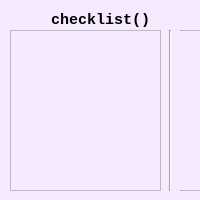
<?xml version="1.0" encoding="UTF-8"?>
<ui version="4.0">
 <class>Form</class>
 <widget class="QWidget" name="Form">
  <property name="geometry">
   <rect>
    <x>0</x>
    <y>0</y>
    <width>200</width>
    <height>200</height>
   </rect>
  </property>
  <property name="sizePolicy">
   <sizepolicy hsizetype="Preferred" vsizetype="Preferred">
    <horstretch>0</horstretch>
    <verstretch>0</verstretch>
   </sizepolicy>
  </property>
  <property name="minimumSize">
   <size>
    <width>0</width>
    <height>0</height>
   </size>
  </property>
  <property name="windowTitle">
   <string>Form</string>
  </property>
  <property name="styleSheet">
   <string notr="true">background-color: rgb(246, 234, 255);</string>
  </property>
  <widget class="QLabel" name="widgetTitleLabel">
   <property name="geometry">
    <rect>
     <x>10</x>
     <y>10</y>
     <width>181</width>
     <height>20</height>
    </rect>
   </property>
   <property name="sizePolicy">
    <sizepolicy hsizetype="Preferred" vsizetype="Preferred">
     <horstretch>1</horstretch>
     <verstretch>1</verstretch>
    </sizepolicy>
   </property>
   <property name="font">
    <font>
     <family>Consolas</family>
     <pointsize>11</pointsize>
     <bold>true</bold>
    </font>
   </property>
   <property name="text">
    <string>checklist()</string>
   </property>
   <property name="alignment">
    <set>Qt::AlignmentFlag::AlignCenter</set>
   </property>
  </widget>
  <widget class="QFrame" name="removeButtonFrame">
   <property name="geometry">
    <rect>
     <x>170</x>
     <y>30</y>
     <width>31</width>
     <height>161</height>
    </rect>
   </property>
   <property name="frameShape">
    <enum>QFrame::Shape::StyledPanel</enum>
   </property>
   <property name="frameShadow">
    <enum>QFrame::Shadow::Raised</enum>
   </property>
  </widget>
  <widget class="Line" name="line">
   <property name="geometry">
    <rect>
     <x>160</x>
     <y>30</y>
     <width>20</width>
     <height>161</height>
    </rect>
   </property>
   <property name="orientation">
    <enum>Qt::Orientation::Vertical</enum>
   </property>
  </widget>
  <widget class="QFrame" name="contentFrame">
   <property name="geometry">
    <rect>
     <x>10</x>
     <y>30</y>
     <width>151</width>
     <height>161</height>
    </rect>
   </property>
   <property name="frameShape">
    <enum>QFrame::Shape::StyledPanel</enum>
   </property>
   <property name="frameShadow">
    <enum>QFrame::Shadow::Raised</enum>
   </property>
  </widget>
 </widget>
 <resources/>
 <connections/>
</ui>
